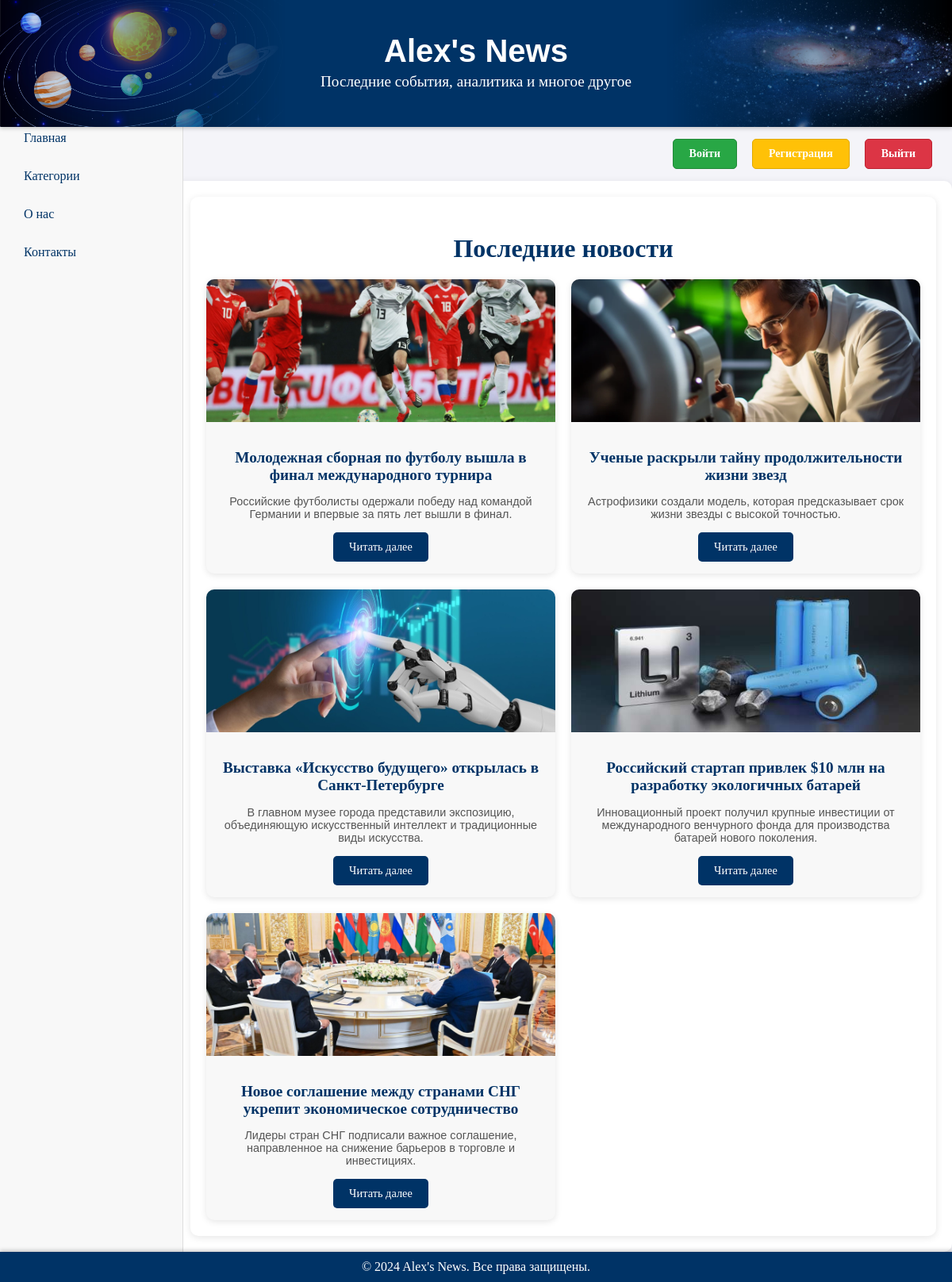
The app's page / (signed in) with its own data.
### news_categories/models.py (models this page shows, shortened)
class News(models.Model):
    news_name = models.CharField(max_length=100)
    news_short_description = models.TextField()
    news_full_description = models.TextField()
    news_category = models.ForeignKey(NewsCategory, on_delete=models.CASCADE, default=1)
    news_image = models.FileField(upload_to='news_images')
    created_at = models.DateTimeField(auto_now_add=True)
    class Meta:
        verbose_name = 'Новость'
        verbose_name_plural = 'Новости'

### news_categories/views.py (the view)
# urls.py: path('', views.index, name='home'),
def index(request):
    if request.user.is_authenticated:
        latest_news = News.objects.order_by('-created_at')[:10]
        context = {'latest_news': latest_news}
        return render(request, 'index.html', context)
    return redirect('about')

### news_categories/templates/index.html (shortened to what this page needs)
{% extends 'base.html' %}
{% load static %}
{% block content %}
<div class="news-container">
    <h2 class="news-title">Последние новости</h2>
    <div class="news-grid">
        {% for news in latest_news %}
        <div class="news-card">
            <img src="{{ news.news_image.url }}" alt="{{ news.news_name }}" class="news-image">
            <div class="news-info">
                <h3 class="news-name">{{ news.news_name }}</h3>
                <p class="news-description">{{ news.news_short_description|truncatewords:20 }}</p>
                <a href="{% url 'news_detail' news.id %}" class="news-link">Читать далее</a>
            </div>
        </div>
        {% endfor %}
    </div>
</div>
{% endblock %}

### static/styles.css (style rules this page uses)
body { margin: 0; padding: 0; font-family: 'Georgia', serif; background-color: #f4f4f9; color: #333; box-sizing: border-box; }
.news-container { padding: 20px; max-width: 1200px; margin: 0 auto; background-color: #ffffff; border-radius: 10px; box-shadow: 0px 2px 10px rgba(0, 0, 0, 0.1); }
.news-title { font-size: 2rem; font-weight: bold; color: #003366; text-align: center; margin-bottom: 20px; font-family: 'Georgia', serif; }
.news-grid { display: grid; grid-template-columns: repeat(auto-fill, minmax(300px, 1fr)); gap: 20px; }
.news-card { background-color: #f8f8f8; border-radius: 10px; overflow: hidden; box-shadow: 0px 2px 8px rgba(0, 0, 0, 0.1); transition: transform 0.3s ease, box-shadow 0.3s ease; }
.news-image { width: 100%; height: 180px; object-fit: cover; display: block; }
.news-info { padding: 15px; text-align: center; }
.news-name { font-size: 1.2rem; font-weight: bold; color: #003366; margin-bottom: 10px; }
.news-description { font-size: 0.9rem; color: #555; margin-bottom: 15px; font-family: 'Arial', sans-serif; }
.news-link { display: inline-block; padding: 10px 20px; background-color: #003366; color: white; text-decoration: none; border-radius: 5px; font-size: 0.9rem; transition: background-color 0.3s ease, transform 0.3s ease; }

### records on screen
News: news_image (picture), news_name "Молодежная сборная по футболу вышла в финал международного турнира", news_short_description "Российские футболисты одержали победу над командой Германии и впервые за пять лет вышли в финал."
News: news_image (picture), news_name "Ученые раскрыли тайну продолжительности жизни звезд", news_short_description "Астрофизики создали модель, которая предсказывает срок жизни звезды с высокой точностью."
News: news_image (picture), news_name "Выставка «Искусство будущего» открылась в Санкт-Петербурге", news_short_description "В главном музее города представили экспозицию, объединяющую искусственный интеллект и традиционные виды искусства."
News: news_image (picture), news_name "Российский стартап привлек $10 млн на разработку экологичных батарей", news_short_description "Инновационный проект получил крупные инвестиции от международного венчурного фонда для производства батарей нового поколения."
News: news_image (picture), news_name "Новое соглашение между странами СНГ укрепит экономическое сотрудничество", news_short_description "Лидеры стран СНГ подписали важное соглашение, направленное на снижение барьеров в торговле и инвестициях."
